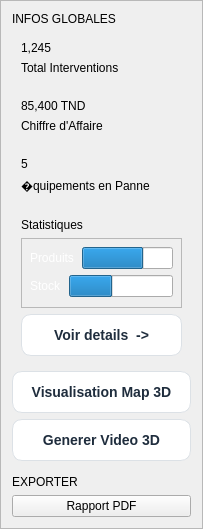
                          <widget class="QFrame" name="prod_rightSidebar">
                           <property name="sizePolicy">
                            <sizepolicy hsizetype="Expanding" vsizetype="Expanding">
                             <horstretch>0</horstretch>
                             <verstretch>0</verstretch>
                            </sizepolicy>
                           </property>
                           <property name="minimumSize">
                            <size>
                             <width>0</width>
                             <height>0</height>
                            </size>
                           </property>
                           <property name="maximumSize">
                            <size>
                             <width>16777215</width>
                             <height>16777215</height>
                            </size>
                           </property>
                           <property name="frameShape">
                            <enum>QFrame::Shape::StyledPanel</enum>
                           </property>
                           <layout class="QVBoxLayout" name="prod_rightLayout">
                            <item>
                             <widget class="QLabel" name="prod_lblFunc">
                              <property name="text">
                               <string>INFOS GLOBALES</string>
                              </property>
                             </widget>
                            </item>
                            <item>
                             <widget class="QFrame" name="prod_stat1">
                              <property name="class" stdset="0">
                               <string>statCard</string>
                              </property>
                              <layout class="QVBoxLayout">
                               <item>
                                <widget class="QLabel" name="prod_st_val1">
                                 <property name="text">
                                  <string>1,245</string>
                                 </property>
                                 <property name="class" stdset="0">
                                  <string>statValue</string>
                                 </property>
                                </widget>
                               </item>
                               <item>
                                <widget class="QLabel" name="prod_st_lbl1">
                                 <property name="text">
                                  <string>Total Interventions</string>
                                 </property>
                                 <property name="class" stdset="0">
                                  <string>statLabel</string>
                                 </property>
                                </widget>
                               </item>
                              </layout>
                             </widget>
                            </item>
                            <item>
                             <widget class="QFrame" name="prod_stat2">
                              <property name="class" stdset="0">
                               <string>statCard</string>
                              </property>
                              <layout class="QVBoxLayout">
                               <item>
                                <widget class="QLabel" name="prod_st_val2">
                                 <property name="text">
                                  <string>85,400 TND</string>
                                 </property>
                                 <property name="class" stdset="0">
                                  <string>statValue</string>
                                 </property>
                                </widget>
                               </item>
                               <item>
                                <widget class="QLabel" name="prod_st_lbl2">
                                 <property name="text">
                                  <string>Chiffre d'Affaire</string>
                                 </property>
                                 <property name="class" stdset="0">
                                  <string>statLabel</string>
                                 </property>
                                </widget>
                               </item>
                              </layout>
                             </widget>
                            </item>
                            <item>
                             <widget class="QFrame" name="prod_stat3">
                              <property name="class" stdset="0">
                               <string>statCard</string>
                              </property>
                              <layout class="QVBoxLayout">
                               <item>
                                <widget class="QLabel" name="prod_st_val3">
                                 <property name="text">
                                  <string>5</string>
                                 </property>
                                 <property name="class" stdset="0">
                                  <string>statValue</string>
                                 </property>
                                </widget>
                               </item>
                               <item>
                                <widget class="QLabel" name="prod_st_lbl3">
                                 <property name="text">
                                  <string>�quipements en Panne</string>
                                 </property>
                                 <property name="class" stdset="0">
                                  <string>statLabel</string>
                                 </property>
                                </widget>
                               </item>
                              </layout>
                             </widget>
                            </item>
                            <item>
                             <widget class="QFrame" name="prod_statsPreview">
                              <property name="class" stdset="0">
                               <string>statCard</string>
                              </property>
                              <layout class="QVBoxLayout" name="prod_statsPreviewLayout">
                               <item>
                                <widget class="QLabel" name="prod_lblStatsTitle">
                                 <property name="text">
                                  <string>Statistiques</string>
                                 </property>
                                </widget>
                               </item>
                               <item>
                                <widget class="QFrame" name="prod_miniStatsFrame">
                                 <property name="minimumSize">
                                  <size>
                                   <width>0</width>
                                   <height>70</height>
                                  </size>
                                 </property>
                                 <property name="frameShape">
                                  <enum>QFrame::Shape::StyledPanel</enum>
                                 </property>
                                 <property name="frameShadow">
                                  <enum>QFrame::Shadow::Sunken</enum>
                                 </property>
                                 <layout class="QVBoxLayout" name="prod_miniStatsLayout">
                                  <property name="spacing">
                                   <number>6</number>
                                  </property>
                                  <property name="leftMargin">
                                   <number>8</number>
                                  </property>
                                  <property name="topMargin">
                                   <number>8</number>
                                  </property>
                                  <property name="rightMargin">
                                   <number>8</number>
                                  </property>
                                  <property name="bottomMargin">
                                   <number>8</number>
                                  </property>
                                  <item>
                                   <layout class="QHBoxLayout" name="prod_rowMiniLayout1">
                                    <property name="spacing">
                                     <number>8</number>
                                    </property>
                                    <property name="leftMargin">
                                     <number>0</number>
                                    </property>
                                    <property name="topMargin">
                                     <number>0</number>
                                    </property>
                                    <property name="rightMargin">
                                     <number>0</number>
                                    </property>
                                    <property name="bottomMargin">
                                     <number>0</number>
                                    </property>
                                    <item>
                                     <widget class="QLabel" name="prod_lblMini1">
                                      <property name="styleSheet">
                                       <string>color: white;</string>
                                      </property>
                                      <property name="text">
                                       <string>Produits</string>
                                      </property>
                                     </widget>
                                    </item>
                                    <item>
                                     <widget class="QProgressBar" name="prod_pbTrend">
                                      <property name="value">
                                       <number>68</number>
                                      </property>
                                      <property name="textVisible">
                                       <bool>false</bool>
                                      </property>
                                     </widget>
                                    </item>
                                   </layout>
                                  </item>
                                  <item>
                                   <layout class="QHBoxLayout" name="prod_rowMiniLayout2">
                                    <property name="spacing">
                                     <number>8</number>
                                    </property>
                                    <property name="leftMargin">
                                     <number>0</number>
                                    </property>
                                    <property name="topMargin">
                                     <number>0</number>
                                    </property>
                                    <property name="rightMargin">
                                     <number>0</number>
                                    </property>
                                    <property name="bottomMargin">
                                     <number>0</number>
                                    </property>
                                    <item>
                                     <widget class="QLabel" name="prod_lblMini2">
                                      <property name="styleSheet">
                                       <string>color: white;</string>
                                      </property>
                                      <property name="text">
                                       <string>Stock</string>
                                      </property>
                                     </widget>
                                    </item>
                                    <item>
                                     <widget class="QProgressBar" name="prod_pbStock">
                                      <property name="value">
                                       <number>42</number>
                                      </property>
                                      <property name="textVisible">
                                       <bool>false</bool>
                                      </property>
                                     </widget>
                                    </item>
                                   </layout>
                                  </item>
                                 </layout>
                                </widget>
                               </item>
                               <item>
                                <widget class="QPushButton" name="prod_btnOpenStats">
                                 <property name="styleSheet">
                                  <string notr="true">background-color: #ffffff;
color: #1f2d3d;
border: 1px solid #dce1e6;
border-radius: 10px;
padding: 12px 16px;
font-size: 14px;
font-weight: 700;
text-align: center;</string>
                                 </property>
                                 <property name="text">
                                  <string>Voir details  -&gt;</string>
                                 </property>
                                 <property name="flat">
                                  <bool>false</bool>
                                 </property>
                                </widget>
                               </item>
                              </layout>
                             </widget>
                            </item>
                            <item>
                             <widget class="QPushButton" name="prod_btnMap3D">
                              <property name="cursor">
                               <cursorShape>PointingHandCursor</cursorShape>
                              </property>
                              <property name="styleSheet">
                               <string notr="true">background-color: #ffffff;
color: #1f2d3d;
border: 1px solid #dce1e6;
border-radius: 10px;
padding: 12px 16px;
font-size: 14px;
font-weight: 700;
text-align: center;</string>
                              </property>
                              <property name="text">
                               <string>Visualisation Map 3D</string>
                              </property>
                             </widget>
                            </item>
                            <item>
                             <widget class="QPushButton" name="prod_btnVideo3D">
                              <property name="cursor">
                               <cursorShape>PointingHandCursor</cursorShape>
                              </property>
                              <property name="styleSheet">
                               <string notr="true">background-color: #ffffff;
color: #1f2d3d;
border: 1px solid #dce1e6;
border-radius: 10px;
padding: 12px 16px;
font-size: 14px;
font-weight: 700;
text-align: center;</string>
                              </property>
                              <property name="text">
                               <string>Generer Video 3D</string>
                              </property>
                             </widget>
                            </item>
                            <item>
                             <spacer>
                              <property name="orientation">
                               <enum>Qt::Orientation::Vertical</enum>
                              </property>
                              <property name="sizeType">
                               <enum>QSizePolicy::Policy::Fixed</enum>
                              </property>
                              <property name="sizeHint" stdset="0">
                               <size>
                                <width>0</width>
                                <height>8</height>
                               </size>
                              </property>
                             </spacer>
                            </item>
                            <item>
                             <widget class="QLabel" name="prod_lblExport">
                              <property name="text">
                               <string>EXPORTER</string>
                              </property>
                             </widget>
                            </item>
                            <item>
                             <widget class="QPushButton" name="prod_btnPdf">
                              <property name="text">
                               <string>Rapport PDF</string>
                              </property>
                             </widget>
                            </item>
                            <item>
                             <spacer>
                              <property name="orientation">
                               <enum>Qt::Orientation::Vertical</enum>
                              </property>
                              <property name="sizeHint" stdset="0">
                               <size>
                                <width>0</width>
                                <height>0</height>
                               </size>
                              </property>
                             </spacer>
                            </item>
                           </layout>
                          </widget>
